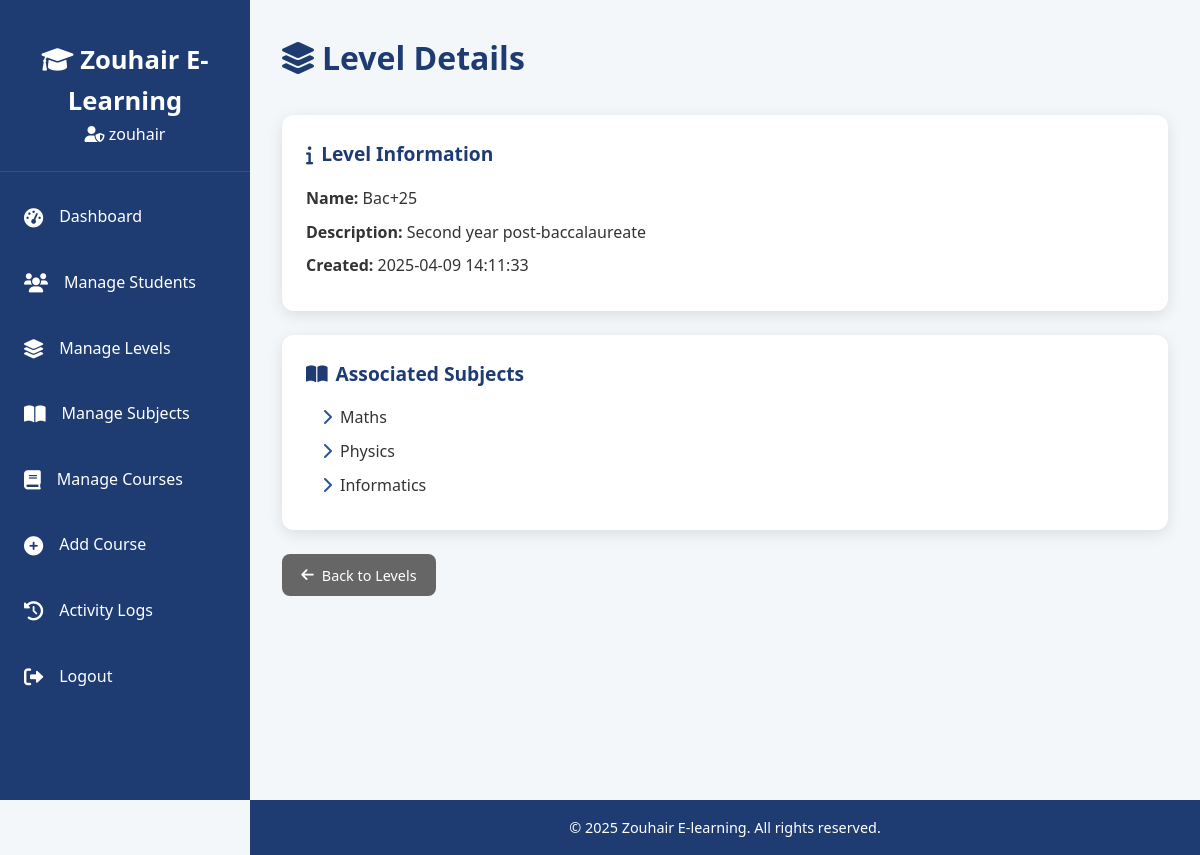
The app's page /admin/view_level.php?id=1 (signed in) with its own data.
### tables this page shows
CREATE TABLE `levels` (
  `id` int(11) NOT NULL,
  `name` varchar(50) NOT NULL,
  `description` text DEFAULT NULL,
  `created_at` datetime DEFAULT current_timestamp()
);

CREATE TABLE `subjects` (
  `id` int(11) NOT NULL,
  `name` varchar(50) NOT NULL,
  `level_id` int(11) NOT NULL,
  `created_at` datetime DEFAULT current_timestamp()
);

### admin/view_level.php (the view, shortened to what this page needs)
<?php
require_once '../includes/db_connect.php';
$level_id = $_GET['id'];
$level = $db->query("SELECT * FROM levels WHERE id = $level_id")->fetch_assoc();
$subjects = $db->query("SELECT name FROM subjects WHERE level_id = $level_id");
?>
<!DOCTYPE html>
<html lang="en">
<head>
    <link rel="stylesheet" href="../assets/css/admin.css">
    <link rel="stylesheet" href="https://cdnjs.cloudflare.com/ajax/libs/font-awesome/6.0.0-beta3/css/all.min.css">
</head>
<body>
    <?php include '../includes/header.php'; ?>
    <main class="dashboard">
        <h1><i class="fas fa-layer-group"></i> Level Details</h1>
        <div class="detail-card">
            <h3><i class="fas fa-info"></i> Level Information</h3>
            <p><strong>Name:</strong> <?php echo htmlspecialchars($level['name']); ?></p>
            <p><strong>Description:</strong> <?php echo htmlspecialchars($level['description'] ?: 'N/A'); ?></p>
            <p><strong>Created:</strong> <?php echo $level['created_at']; ?></p>
        </div>
        <div class="detail-card">
            <h3><i class="fas fa-book-open"></i> Associated Subjects</h3>
            <ul>
                <?php if ($subjects->num_rows > 0): ?>
                    <?php while ($sub = $subjects->fetch_assoc()): ?>
                        <li><?php echo htmlspecialchars($sub['name']); ?></li>
                    <?php endwhile; ?>
                <?php else: ?>
                    <li>No subjects assigned to this level.</li>
                <?php endif; ?>
            </ul>
        </div>
        <a href="manage_levels.php" class="btn-action back"><i class="fas fa-arrow-left"></i> Back to Levels</a>
    </main>
    <?php include '../includes/footer.php'; ?>
</body>
</html>

### includes/header.php (shortened to what this page needs)
<?php
require_once '../includes/db_connect.php';
$admin_id = $_SESSION['admin_id'];
$admin = $db->query("SELECT username FROM admins WHERE id = $admin_id")->fetch_assoc();
$admin_name = $admin ? htmlspecialchars($admin['username']) : 'Admin';
?>
<!DOCTYPE html>
<html lang="en">
<head>
    <link rel="stylesheet" href="../assets/css/admin.css">
    <link rel="stylesheet" href="https://cdn.datatables.net/1.11.5/css/jquery.dataTables.min.css">
    <link rel="stylesheet" href="https://cdnjs.cloudflare.com/ajax/libs/font-awesome/6.0.0-beta3/css/all.min.css">
</head>
<body>
    <aside class="sidebar">
        <div class="sidebar-header">
            <h2><i class="fas fa-graduation-cap"></i> Zouhair E-Learning</h2>
            <p class="admin-name"><i class="fas fa-user-shield"></i> <?php echo $admin_name; ?></p>
        </div>
        <nav class="sidebar-nav">
            <ul>
                <li><a href="../admin/dashboard.php" <?php echo basename($_SERVER['PHP_SELF']) == 'dashboard.php' ? 'class="active"' : ''; ?>><i class="fas fa-tachometer-alt"></i> <span>Dashboard</span></a></li>
                <li><a href="../admin/manage_students.php" <?php echo basename($_SERVER['PHP_SELF']) == 'manage_students.php' ? 'class="active"' : ''; ?>><i class="fas fa-users"></i> <span>Manage Students</span></a></li>
                <li><a href="../admin/manage_levels.php" <?php echo basename($_SERVER['PHP_SELF']) == 'manage_levels.php' ? 'class="active"' : ''; ?>><i class="fas fa-layer-group"></i> <span>Manage Levels</span></a></li>
                <li><a href="../admin/manage_subjects.php" <?php echo basename($_SERVER['PHP_SELF']) == 'manage_subjects.php' ? 'class="active"' : ''; ?>><i class="fas fa-book-open"></i> <span>Manage Subjects</span></a></li>
                <li><a href="../admin/manage_courses.php" <?php echo basename($_SERVER['PHP_SELF']) == 'manage_courses.php' ? 'class="active"' : ''; ?>><i class="fas fa-book"></i> <span>Manage Courses</span></a></li>
                <li><a href="../admin/add_course.php" <?php echo basename($_SERVER['PHP_SELF']) == 'add_course.php' ? 'class="active"' : ''; ?>><i class="fas fa-plus-circle"></i> <span>Add Course</span></a></li>
                <li><a href="../admin/activity_logs.php" <?php echo basename($_SERVER['PHP_SELF']) == 'activity_logs.php' ? 'class="active"' : ''; ?>><i class="fas fa-history"></i> <span>Activity Logs</span></a></li>
                <li><a href="../admin/logout.php"><i class="fas fa-sign-out-alt"></i> <span>Logout</span></a></li>
            </ul>
        </nav>
    </aside>
    <div class="main-content">

### assets/css/admin.css (style rules this page uses)
* { margin: 0; padding: 0; box-sizing: border-box; font-family: 'Segoe UI', Tahoma, Geneva, Verdana, sans-serif; }
body { background: #f4f7fa; color: #333; line-height: 1.6; overflow-x: hidden; }
.sidebar { position: fixed; top: 0; left: 0; width: 250px; height: 100vh; background: #1e3c72; color: #fff; padding: 1rem 0; transition: transform 0.3s ease; z-index: 1000; }
.sidebar-header { padding: 1.5rem; text-align: center; border-bottom: 1px solid rgba(255, 255, 255, 0.1); }
.sidebar-header h2 { font-size: 1.6rem; font-weight: 600; }
.sidebar-nav ul { list-style: none; margin-top: 1rem; }
.sidebar-nav li { margin: 0.5rem 0; }
.sidebar-nav a { display: flex; align-items: center; padding: 1rem 1.5rem; color: #fff; text-decoration: none; transition: all 0.3s ease; }
.sidebar-nav i { margin-right: 1rem; font-size: 1.2rem; }
.main-content { margin-left: 250px; padding: 2rem; min-height: 100vh; background: #f4f7fa; transition: margin-left 0.3s ease; }
.dashboard h1 { font-size: 2rem; margin-bottom: 2rem; color: #1e3c72; display: flex; align-items: center; gap: 0.5rem; }
.btn-action { display: inline-flex; align-items: center; gap: 0.5rem; padding: 0.6rem 1.2rem; border-radius: 8px; text-decoration: none; font-size: 0.9rem; transition: all 0.3s ease; cursor: pointer; }
.btn-action.back, .btn-action.cancel { background: #666; color: #fff; }
.detail-card { background: #fff; padding: 1.5rem; border-radius: 12px; box-shadow: 0 4px 15px rgba(0, 0, 0, 0.1); margin-bottom: 1.5rem; }
.detail-card h3 { font-size: 1.2rem; color: #1e3c72; margin-bottom: 1rem; display: flex; align-items: center; gap: 0.5rem; }
.detail-card p { margin: 0.5rem 0; }
.detail-card ul { list-style: none; padding-left: 1rem; }
.detail-card li { margin: 0.5rem 0; position: relative; }
.detail-card li:before { content: "\f054"; font-family: "Font Awesome 6 Free"; font-weight: 900; color: #2a5298; margin-right: 0.5rem; }
.sidebar-nav a::before { content: ""; position: absolute; left: 0; top: 0; height: 100%; width: 0; background: rgba(255, 255, 255, 0.1); transition: width 0.3s ease; }
.btn-action i { transition: transform 0.3s ease; }

### records on screen
levels: name "Bac+25", description "Second year post-baccalaureate", created_at "2025-04-09 14:11:33"
subjects: name "Maths"
subjects: name "Physics"
subjects: name "Informatics"

### other values on screen
$admin_name "zouhair"
